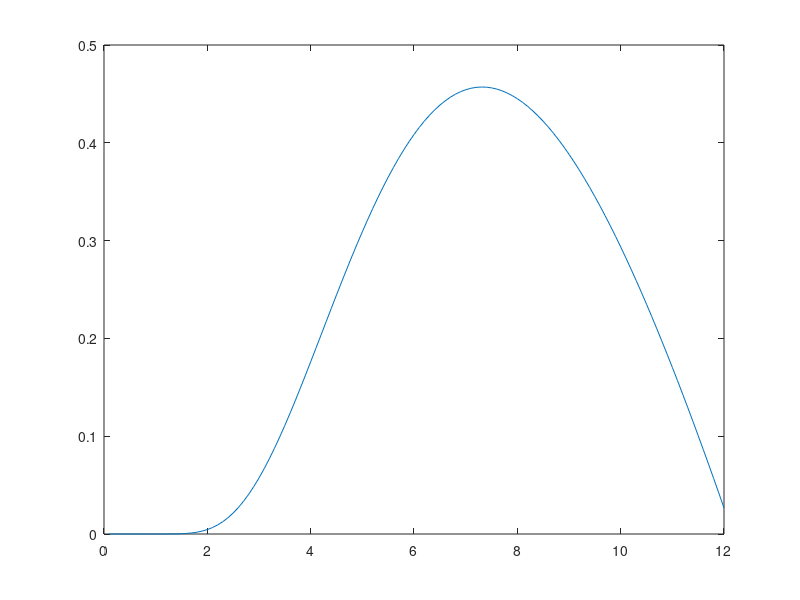

This figure's MATLAB source:
close all
clear all
clc                          
%PARAMETERS OF A 2MW DFIG
%IEEE - DFIM: Chapter 3 
%--------------------------------------------------------------------------
f = 50;                     % Stator frequency (Hz)
n = 1500;                   % Synchronous speed at 50 Hz|(rev/min)
Ps = 2e6;                   % Nominal stator three-phase active power|(MW)
Vs = 690;                   % Line-to-line nominal stator voltage in rms (V)
Is = 1760;                  % Each phase nominal stator current in rms (Amp)
Tem = 12732;                % Nominal torque at generator or motor modes (N.m)
%Stator connection Star
p = 2;                      % Pole pair 
Vr = 2070;                  % Line-to-line nominal rotor voltage in rms (reached at speed near zero) (V)
%Rotor connection Star
u = 0.34;                   % Stator/rotor turns ratio (relation between the stator and rotor)
Rs = 2.6e-3;                % Stator resistance (mohm)
Lsi = 87e-6;                % Stator leakage inductance (uH)
Lm = 2.5e-3;                % Magnetizing inductace (mH)
Rres = 26.1e-3;             %% Rotor resistance (mohm)
Rind = 783e-6;              %% Rotor leakage inductance (uH)
Rr = 2.9e-3;                % Rotor resistance referred to stator (mohm)
Lsr = 87e-6;                % Rotor leakage inductance referred to the stator (uH)
Ls = Lm + Lsi;              % Stator inductance (mH)
Lr = Lm + Lsr;              % Rotor inductance (mH)
%--------------------------------------------------------------------------
%Space for Rotor Side Converter
Q = 0;                      % For Reactive power = 0
smax = 0.33;                % Maximun slip 0.25
Fs = 1.28;                  % Stator Flux
Vbus_ref = 1000;            % Bus Voltage
%Mechanic 
J = 127;                    % Inertia Kg*m^2
D = 1e-3;                   % Damping friction factor N.m.s
%PI regulators
sigma = 1- Lm^2/(Ls*Lr); 
tau_i = (sigma*Lr)/Rr;
tau_n = 0.05;
wni = 100*(1/tau_i);
wnn = 1/tau_n;

kp_id = (2*wni*sigma*Lr)-Rr;
kp_iq = kp_id;

ki_id = (wni^2)*Lr*sigma;
ki_iq = ki_id;

kp_n = (2*wnn*J)/p;
ki_n = ((wnn^2)*J)/p;
%--------------------------------------------------------------------------
%Space for Grid Side Converter
Cbus = 80e-3;               % DC bus capacitance
Rg = 20e-6;                 % Grid side filter? resistance 1
Lg = 483e-6;                % Grid side filter? inductance 1e-3

Kpg = 1/(1.5*Vs*sqrt(2/3)); 
Kqg = -Kpg;

%PI regulators
tau_ig = Lg/Rg;
wnig = 60*2*pi;

kp_idg = (2*wnig*Lg)-Rg;
kp_iqg = kp_idg;
ki_idg = (wnig^2)*Lg;
ki_iqg = ki_idg;

kp_v = -1000;   
ki_v = -300000;

%--------------------------------------------------------------------------
%PWM 
fsw = 4e3;                  % Switching frequency (Hz)
Ts = 1/fsw/f;               % Sample time (sec)

%--------------------------------------------------------------------------
%Space for Three blade wind turbine model

N = 100;                    %Gearbox Ratio
Radio = 44;                 %Radio
ro = 1.225;                 %Air desity kg/m3 
beta = -0.5;                   %Pitch angle
V = [0.0000,0.5556,1.1111,1.6667,2.2222,2.7778,3.3333,3.8889,4.4444,...
    5.0000,5.5556,6.1111,6.6667,7.2222,7.7778,8.3333,8.8889,9.4444, ...
    10.0000,10.5556,11.1111,11.6667,12.2222,12.7778,13.3333,13.8889,...
    14.4444,15.0000];       %wind
cont = 1;

for lambda = 0.1:0.1:12
lambdai(cont)=(1/((1/(lambda-0.02*beta)+(0.003/(beta^3+1)))));
Cp(cont)=0.73*(151/lambdai(cont)-0.58*beta-0.002*beta^2.14-13.2).*(exp(-18.4/lambdai(cont)));
Ct(cont) = Cp (cont)/lambda;
cont = cont+1;
end 
lambda=[0.1:0.1:12];
plot (lambda,Cp);
hold on;

cp_opt = max(Cp)
posicion=find(Cp==cp_opt);
lambda_opt = lambda(posicion)
















% 
% N = 100;                    %Gearbox Ratio
% Radio = 44;                 %Radio
% ro = 1.225;                 %Air desity kg/m3 
% 
% % Cp and Ct curves
% beta = -0.6;                   %Pitch angle
% V = [0.0000,0.5556,1.1111,1.6667,2.2222,2.7778,3.3333,3.8889,4.4444,...
%     5.0000,5.5556,6.1111,6.6667,7.2222,7.7778,8.3333,8.8889,9.4444, ...
%     10.0000,10.5556,11.1111,11.6667,12.2222,12.7778,13.3333,13.8889,...
%     14.4444,15.0000];       %wind
% 
% % for beta = 0:1:0  % max power to Beta = -1,6 and wind speed 12,7778
% cont = 1;
% 
% for lambda = 0:0.42143:11.8   % 28 Cps and Cts
%     lambdai(cont)=(1/((1/(lambda-0.02*beta)+(0.003/(beta^3+1)))));
%     Cp(cont)=0.73*(151/lambdai(cont)-0.58*beta-0.002*beta^2.14-13.2).*(exp(-18.4/lambdai(cont)));
%     Ct(cont) = Cp (cont)/lambda;
%     Pt (cont)= (0.5*ro*pi*(Radio)^2)*(V(cont))^3*Cp(cont);
%     cont=cont+1; 
% end
% tab_lambda=[0.2:0.42143:11.8];
% plot (tab_lambda,Cp);
% hold on;
% 
% % plot (tab_lambda,Ct);
% % hold on;
% figure
% plot (V,Pt);
% hold on;
% % end
% 
% % Kopt for MPPT
% Cp_max = 0.4593;
% lambda_opt = 7.364;
% Kopt = ((0.5*ro*pi*(Radio^5)*Cp_max)/(lambda_opt)^3);
